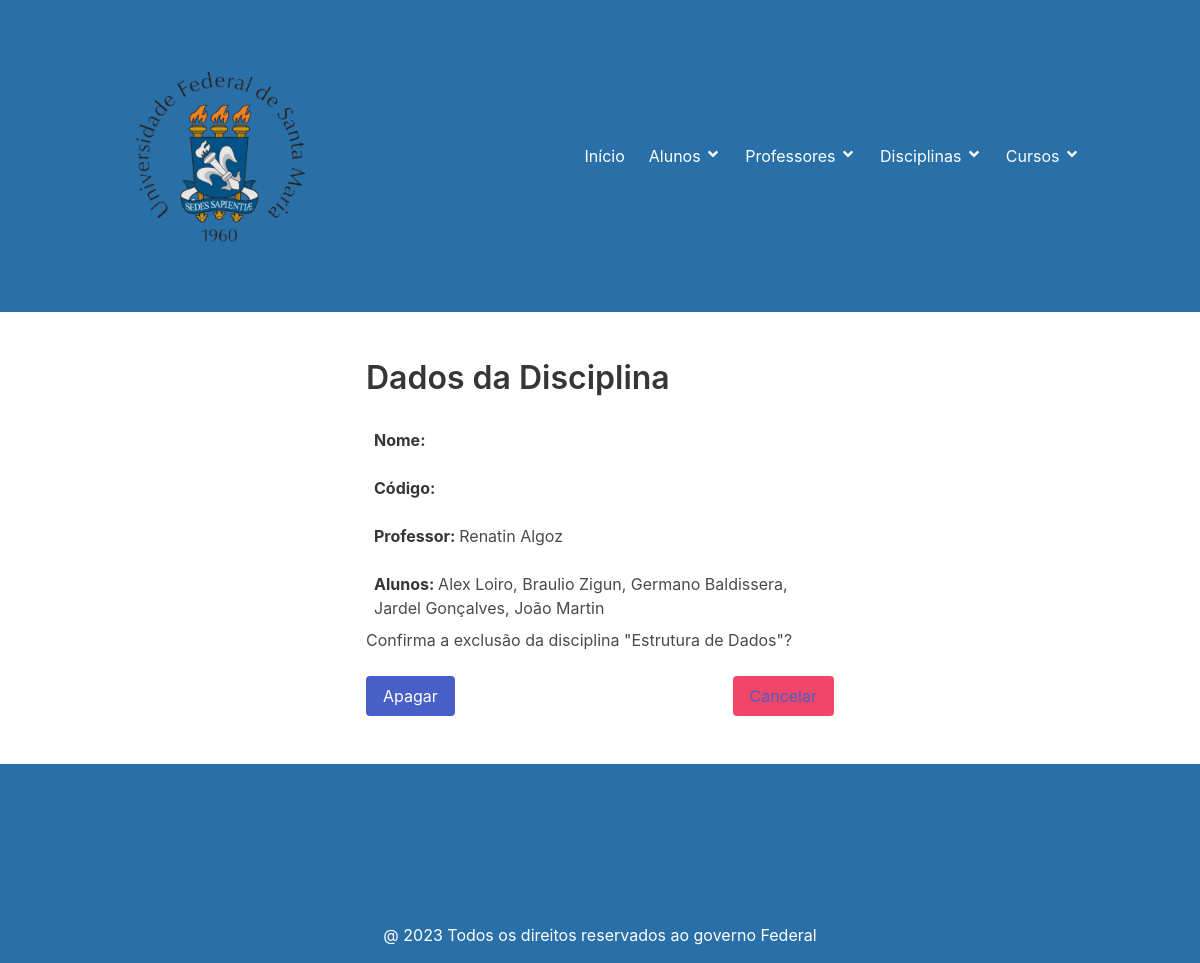
Screenshot of /disciplinas/13/apagar/ with the database file from the repository.
### disciplina/models.py (models this page shows)
class Disciplina(models.Model):
    nome = models.CharField('Nome', max_length=50, help_text='Nome da disciplina')
    codigo = models.CharField('Codigo', max_length=20, unique=True, help_text='Código da disciplina')
    professor = models.ForeignKey(Professor, on_delete=models.CASCADE)
    alunos = models.ManyToManyField(Aluno)
    class Meta:
        verbose_name = 'Disciplina'
        verbose_name_plural = 'Disciplinas'
        ordering = ['nome']
    def __str__(self):
        return self.nome

### professor/models.py (models this page shows)
class Professor(models.Model):
    nome = models.CharField('Nome', max_length=50, help_text='Nome do professor')
    siape = models.DecimalField('Siape', max_digits=20, unique=True, decimal_places=0, help_text='Número do siape')
    class Meta:
        verbose_name = 'Professor'
        verbose_name_plural = 'Professores'
        ordering = ['nome', ]
    def __str__(self):
        return self.nome

### aluno/models.py (models this page shows, shortened)
class Aluno(models.Model):
    nome = models.CharField('Nome', max_length=50, help_text='Nome do aluno')
    matricula = models.DecimalField('Matricula', max_digits=15, decimal_places=0, unique=True, help_text='Numero da matricula')
    cpf = models.DecimalField('Cpf', max_digits=11, decimal_places=0, unique=True, help_text='Numero do CPF')
    class Meta:
        verbose_name = 'Aluno'
        verbose_name_plural = 'Alunos'
        ordering = ['nome', ]

### disciplina/views.py (the view)
# urls.py: path('disciplinas/<int:pk>/apagar/', DisciplinaDeleteView.as_view(), name='disciplinas_apagar'),
class DisciplinaDeleteView(DeleteView):
    model = Disciplina
    template_name = 'disciplinas_apagar.html'
    success_url = reverse_lazy('disciplinas')

### disciplina/templates/disciplinas_apagar.html (shortened to what this page needs)
{% extends 'base.html' %}
{% block content %}
<section class="section">
    <div class="container">
      <div class="columns is-mobile">
      <div class="column is-half is-offset-one-quarter">
          <h3 class="title is-size-3">Dados da Disciplina</h3>
          <p class="p-2 mt-2"><strong>Nome: </strong> {{ object.nome_da_disciplina }} </p>
          <p class="p-2 mt-2"><strong>Código: </strong> {{ object.codigo_da_disciplina }}</p>
          <p class="p-2 mt-2"><strong>Professor: </strong> {{ object.professor }}</p>
          <p class="p-2 mt-2"><strong>Alunos: </strong> {% for aluno in object.alunos.all %}{{ aluno.nome }}{% if not forloop.last %}, {% endif %}{% endfor %}</p>
          <form method="POST" enctype="multipart/form-data">
            <p> Confirma a exclusão da disciplina "{{ object }}"? </p>
            <br/>
            <button class="button is-link is-primary" type="submit">Apagar</button>
            <button class="button is-danger is-pulled-right" type="reset">
              <a href="{% url 'disciplinas' %}">Cancelar</a>
            </button>
          </form>
        </div>
      </div>
    </div>
</section>
{% endblock %}

### rows the page displays
Disciplina: professor "Renatin Algoz", nome "Estrutura de Dados"
Aluno: nome "Alex Loiro"
Aluno: nome "Braulio Zigun"
Aluno: nome "Germano Baldissera"
Aluno: nome "Jardel Gonçalves"
Aluno: nome "João Martin"
